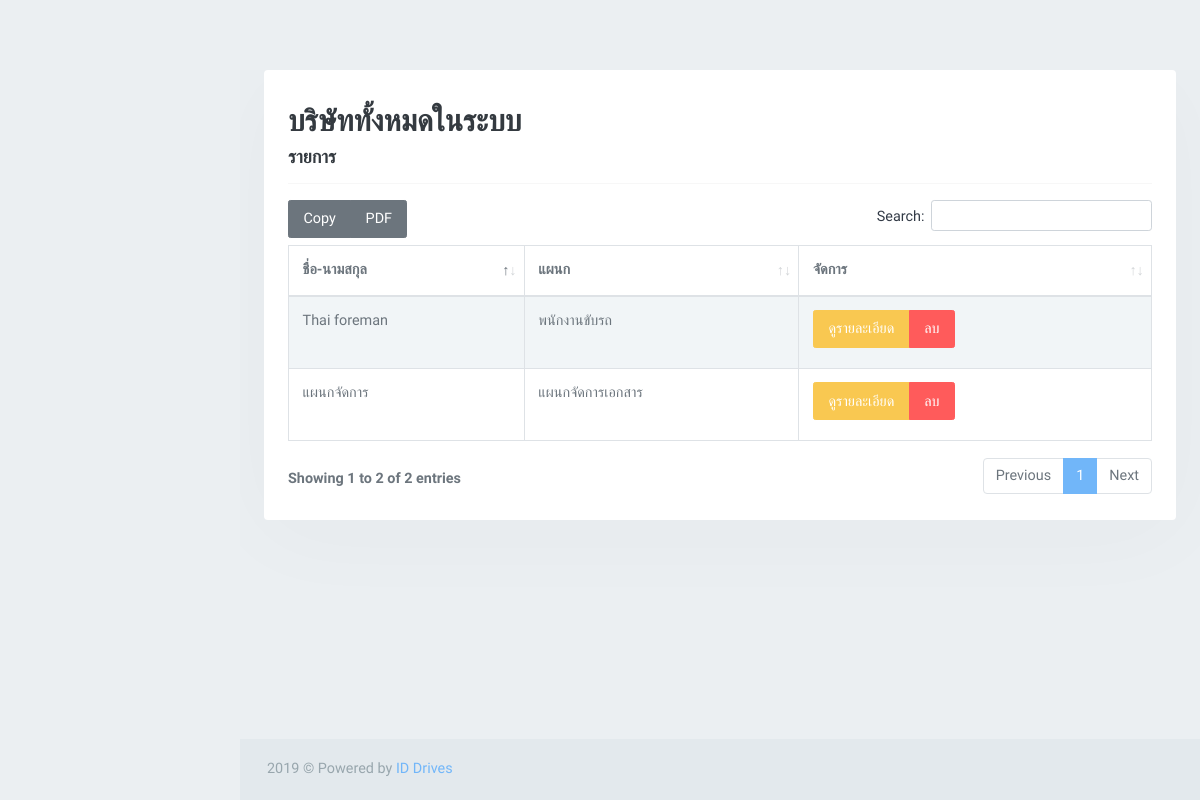
The app's page /show_information_user.php (signed in) with its own data.
### tables this page shows
CREATE TABLE `user` (
  `user_name` varchar(100) NOT NULL,
  `user_username` varchar(100) NOT NULL,
  `user_password` varchar(100) NOT NULL,
  `ad_id` int(3) NOT NULL,
  `user_id` int(100) NOT NULL,
  `ut_id` int(3) NOT NULL,
  `image` varchar(255) NOT NULL
);

CREATE TABLE `usertype` (
  `ut_id` int(3) NOT NULL,
  `ut_name` varchar(100) NOT NULL
);

### show_information_user.php (the view, shortened to what this page needs)
<!DOCTYPE html>
<html lang="th">
<head>
    <link href="assets/libs/datatables/dataTables.bootstrap4.css" rel="stylesheet" type="text/css" />
    <link href="assets/libs/datatables/responsive.bootstrap4.css" rel="stylesheet" type="text/css" />
    <link href="assets/libs/datatables/buttons.bootstrap4.css" rel="stylesheet" type="text/css" />
    <link href="assets/libs/datatables/select.bootstrap4.css" rel="stylesheet" type="text/css" />
    <link rel="stylesheet" href="assets/libs/sweetalert2/sweetalert2.min.css">
    <link href="assets/css/bootstrap.min.css" rel="stylesheet" type="text/css" />
    <link href="assets/css/icons.min.css" rel="stylesheet" type="text/css" />
    <link href="assets/css/app.min.css" rel="stylesheet" type="text/css" />
</head>
<body>
    <div id="wrapper">
        <?php
        include("show_information_lift_sidebar.php");
        ?>
        <div class="content-page">
            <div class="content">
                <div class="container-fluid">
                    <div class="row">
                        <div class="col-xl-12 col-md-12">
                            <div class="card-box">
                                <h2 class="">บริษัททั้งหมดในระบบ</h2>
                                <h4>รายการ</h4>
                                <hr />
                                <table id="datatable-buttons" class="table table-striped table-bordered dt-responsive nowrap">
                                    <thead>
                                        <tr>
                                            <th>ชื่อ-นามสกุล</th>
                                            <th>แผนก</th>
                                            <th>จัดการ</th>
                                        </tr>
                                    </thead>
                                    <tbody>
                                        <?php
                                        $sql = "SELECT user.user_name , user.ut_id, user.ad_id , usertype.ut_name ,usertype.ut_id FROM  user INNER JOIN usertype
                                                ON user.ut_id = usertype.ut_id WHERE  user_id = '$_SESSION[user_id]'";
                                        $query = mysqli_query($con, $sql) or die("Database selection failed: " . mysqli_error($con));
                                        while ($result = mysqli_fetch_array($query, MYSQLI_ASSOC)) {
                                            $ad_id = $result['ad_id'];
                                        ?>
                                            <tr>
                                                <td><?php echo $result['user_name'] ?></td>
                                                <td><?php echo $result['ut_name'] ?></td>
                                                <td>
                                                    <div class="btn-group mb-1">
                                                        <a href="information_user.php?ad_id=<?php echo $ad_id ?>" class="btn btn-warning waves-effect">ดูรายละเอียด</a>
                                                        <a class="btn btn-danger waves-effect" href="JavaScript:if(confirm('ต้องการลบ ใช่หรือไม่?')==true){window.location='admin_del_user.php?cid=<?php echo $ad_id ?>';}">ลบ</a>
                                                    </div>
                                                </td>
                                            </tr>
                                        <?PHP
                                        }
                                        ?>
                                    </tbody>
                                </table>
                            </div>
                        </div>
                    </div>
                </div>
            </div>
            <footer class="footer">
                <div class="container-fluid">
                    <div class="row">
                        <div class="col-md-6">
                            2019 &copy; Powered by <a href="#">ID Drives</a>
                        </div>
                    </div>
                </div>
            </footer>
        </div>
    </div>
</body>
</html>

### records on screen
user: user_name "แผนกจัดการ", ut.ut_name "แผนกจัดการเอกสาร"
user: user_name "Thai foreman", ut.ut_name "พนักงานขับรถ"
